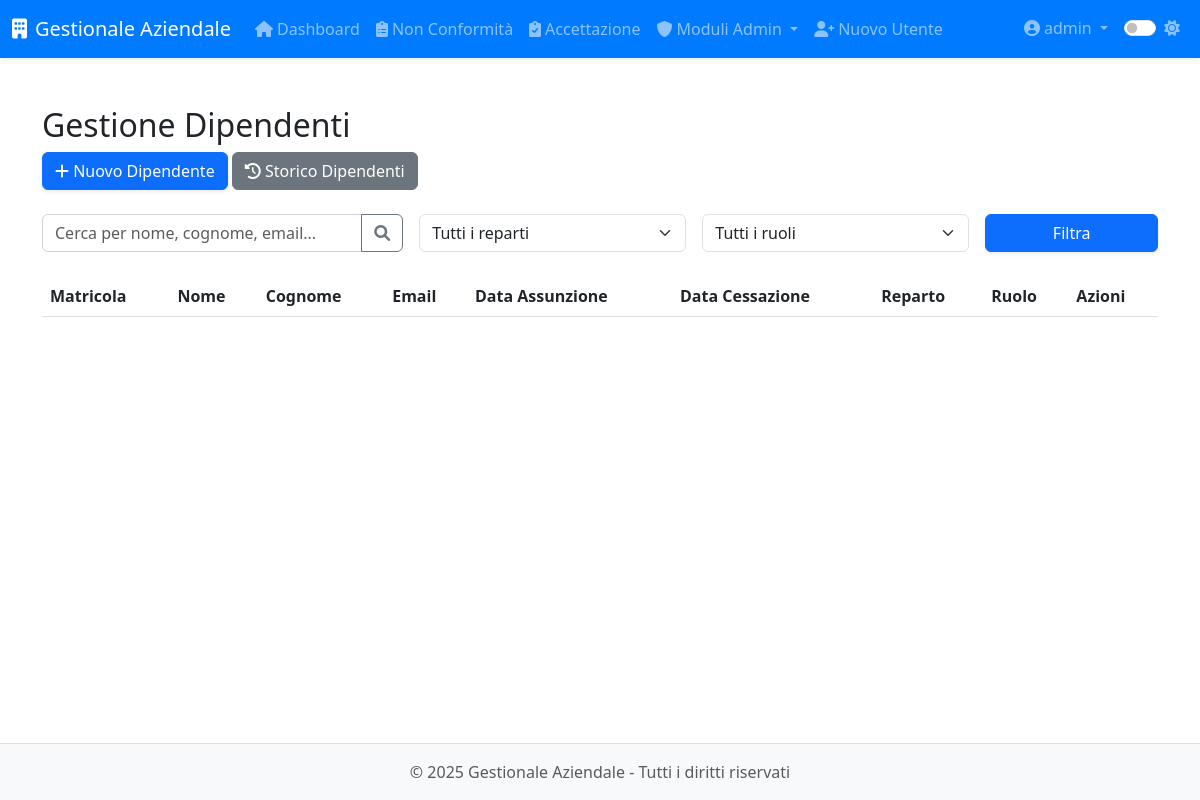
The page /modulo8/modulo8/dipendenti (signed in) on the database as committed earlier.
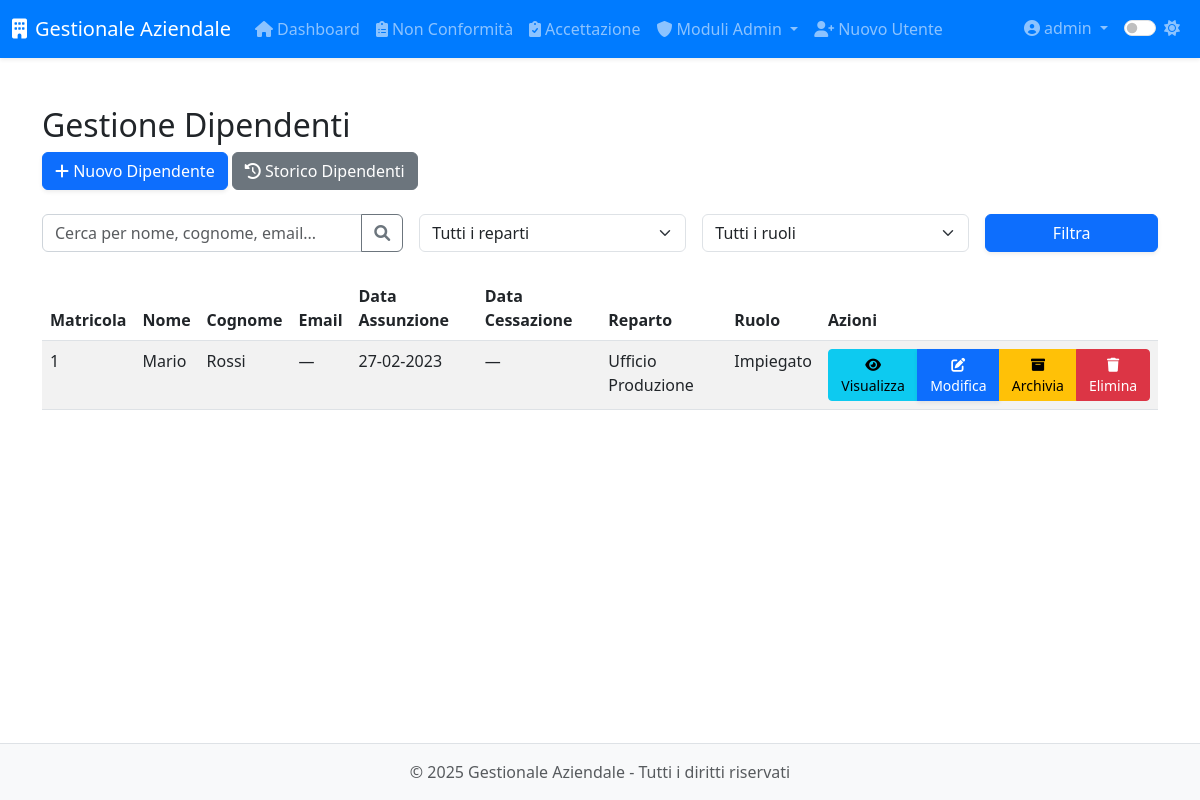
The same page on the database as committed later.
### app/models.py (models this page shows, shortened)
class User(UserMixin, db.Model):
    __tablename__ = 'users'
    id = db.Column(db.Integer, primary_key=True)
    username = db.Column(db.String(64), unique=True, nullable=False, index=True)
    email = db.Column(db.String(120))
    password_hash = db.Column(db.String(128), nullable=False)
    role = db.Column(db.String(20), default='operatore')  # 'operatore' o 'admin'
    created_at = db.Column(db.DateTime, default=datetime.utcnow)
    last_login = db.Column(db.DateTime)
    is_active = db.Column(db.Boolean, default=True)
    modulo1_entries = db.relationship('Modulo1Entry',
                               backref='author',
                               lazy='dynamic',
                               foreign_keys='Modulo1Entry.user_id')
    modulo5_entries = db.relationship('Modulo5Entry',
                               backref='author',
                               lazy='dynamic',
                               foreign_keys='Modulo5Entry.user_id')
    def is_admin(self):
        return self.role == 'admin'

class Dipendente(db.Model):
    __tablename__ = 'dipendente'
    id = db.Column(db.Integer, primary_key=True)
    nome = db.Column(db.String(100), nullable=False)
    cognome = db.Column(db.String(100), nullable=False)
    data_nascita = db.Column(db.Date, nullable=False)
    luogo_nascita = db.Column(db.String(100), nullable=False)
    provincia_nascita = db.Column(db.String(2), nullable=False)
    codice_fiscale = db.Column(db.String(16))
    email = db.Column(db.String(120))
    telefono = db.Column(db.String(20))
    matricola = db.Column(db.String(20), unique=True)
    reparto = db.Column(db.String(100))
    ruolo = db.Column(db.String(100))
    data_assunzione_somministrazione = db.Column(db.Date)
    agenzia_somministrazione = db.Column(db.String(100))
    data_assunzione_indeterminato = db.Column(db.Date)
    legge_104 = db.Column(db.Boolean, default=False)
    donatore_avis = db.Column(db.Boolean, default=False)
    indirizzo_residenza = db.Column(db.String(200))
    citta_residenza = db.Column(db.String(100))
    provincia_residenza = db.Column(db.String(2))
    cap_residenza = db.Column(db.String(5))
    data_cessazione = db.Column(db.Date)
    note = db.Column(db.Text)
    archiviato = db.Column(db.Boolean, default=False)
    created_by_id = db.Column(db.Integer, db.ForeignKey('users.id'))
    created_by = db.relationship('User', backref='dipendenti_creati')
    competenze = db.relationship('Competenza',
                               secondary='dipendente_competenza',
                               backref=db.backref('dipendenti', lazy='dynamic'))
    competenze_associate = db.relationship('DipendenteCompetenza',
                                         back_populates='dipendente',
                                         overlaps="competenze,dipendenti")
    vestiario = db.relationship('Inventory',
                              secondary='prelievi_vestiario',
                              backref='dipendenti')
    performance = db.relationship('Performance', back_populates='dipendente', cascade='all, delete-orphan')
    partecipazioni_corsi = db.relationship('PartecipazioneCorso', backref='dipendente', lazy=True)
    corsi_sicurezza = db.relationship('CorsoSicurezza', secondary='dipendente_corso_sicurezza',
                                    backref=db.backref('dipendenti', lazy=True))
    @property
    def data_cessazione_date(self):
        return self.data_cessazione.date() if self.data_cessazione else None

### app/routes/modulo8.py (the view, shortened to what this page needs)
@modulo8.route('/modulo8/dipendenti')
@login_required
@admin_required
def dipendenti():
    search = request.args.get('search', '')
    reparto = request.args.get('reparto', '')
    ruolo = request.args.get('ruolo', '')
    query = Dipendente.query.filter_by(archiviato=False)
    if reparto:
        query = query.filter(Dipendente.reparto == reparto)
    if ruolo:
        query = query.filter(Dipendente.ruolo == ruolo)
    dipendenti = query.order_by(Dipendente.nome).all()
    reparti = db.session.query(Dipendente.reparto).distinct().filter(Dipendente.reparto.isnot(None)).all()
    reparti = [r[0] for r in reparti]
    ruoli = db.session.query(Dipendente.ruolo).distinct().filter(Dipendente.ruolo.isnot(None)).all()
    ruoli = [r[0] for r in ruoli]
    now = datetime.utcnow()
    return render_template(
        'modulo8/dipendenti.html',
        dipendenti=dipendenti,
        now=now,
        reparti=reparti,
        ruoli=ruoli
    )

### app/models.py (called while the page is built)
@login_manager.user_loader
def load_user(id):
    return User.query.get(int(id))

### app/utils.py (called while the page is built)
def admin_required(f):
    @wraps(f)
    def decorated_function(*args, **kwargs):
        if not current_user.is_authenticated or not current_user.is_admin():
            abort(403)  # Accesso negato
        return f(*args, **kwargs)
    return decorated_function

### app/templates/modulo8/dipendenti.html (shortened to what this page needs)
{% extends 'base.html' %}
{% block content %}
<div class="module-view">
  <h2>Gestione Dipendenti</h2>
  <div class="mb-4">
    <a href="{{ url_for('modulo8.nuovo_dipendente') }}" class="btn btn-primary">
      <i class="fas fa-plus"></i> Nuovo Dipendente
    </a>
    <a href="{{ url_for('modulo8.storico_dipendenti') }}" class="btn btn-secondary">
      <i class="fas fa-history"></i> Storico Dipendenti
    </a>
  </div>
  <div class="search-container mb-4">
    <form action="{{ url_for('modulo8.dipendenti') }}" method="GET" class="row g-3">
      <div class="col-md-4">
        <div class="input-group">
          <input type="text" class="form-control" name="search" placeholder="Cerca per nome, cognome, email..." value="{{ request.args.get('search', '') }}">
          <button class="btn btn-outline-secondary" type="submit">
            <i class="fas fa-search"></i>
          </button>
        </div>
      </div>
      <div class="col-md-3">
        <select class="form-select" name="reparto">
          <option value="">Tutti i reparti</option>
        </select>
      </div>
      <div class="col-md-3">
        <select class="form-select" name="ruolo">
          <option value="">Tutti i ruoli</option>
        </select>
      </div>
      <div class="col-md-2">
        <button type="submit" class="btn btn-primary w-100">Filtra</button>
      </div>
    </form>
  </div>
  <table class="table table-striped">
    <thead>
      <tr>
        <th>Matricola</th>
        <th>Nome</th>
        <th>Cognome</th>
        <th>Email</th>
        <th>Data Assunzione</th>
        <th>Data Cessazione</th>
        <th>Reparto</th>
        <th>Ruolo</th>
        <th>Azioni</th>
      </tr>
    </thead>
    <tbody>
      {% for dip in dipendenti %}
      <tr>
        <td>{{ dip.matricola or '—' }}</td>
        <td>{{ dip.nome }}</td>
        <td>{{ dip.cognome }}</td>
        <td>{{ dip.email or '—' }}</td>
        <td>
          {% if dip.data_assunzione_indeterminato %}
            {{ dip.data_assunzione_indeterminato.strftime('%d-%m-%Y') }}
          {% elif dip.data_assunzione_somministrazione %}
            {{ dip.data_assunzione_somministrazione.strftime('%d-%m-%Y') }}
          {% else %}
            —
          {% endif %}
        </td>
        <td>{{ dip.data_cessazione_date.strftime('%d-%m-%Y') if dip.data_cessazione_date else '—' }}</td>
        <td>{{ dip.reparto or '—' }}</td>
        <td>{{ dip.ruolo or '—' }}</td>
        <td>
          <div class="btn-group">
            <a href="{{ url_for('modulo8.profilo_dipendente', id=dip.id) }}" class="btn btn-sm btn-info">
              <i class="fas fa-eye"></i> Visualizza
            </a>
            <a href="{{ url_for('modulo8.modifica_dipendente_step', id=dip.id) }}" class="btn btn-sm btn-primary">
              <i class="fas fa-edit"></i> Modifica
            </a>
            <button type="button" class="btn btn-sm btn-warning" data-bs-toggle="modal" data-bs-target="#archiveModal{{ dip.id }}">
              <i class="fas fa-archive"></i> Archivia
            </button>
            <button type="button" class="btn btn-sm btn-danger" data-bs-toggle="modal" data-bs-target="#deleteModal{{ dip.id }}">
              <i class="fas fa-trash"></i> Elimina
            </button>
          </div>
        </td>
      </tr>
      {% endfor %}
    </tbody>
  </table>
</div>
{% endblock %}

### app/templates/base.html (shortened to what this page needs)
<!DOCTYPE html>
<html lang="it">
<head>
    <link href="https://cdn.jsdelivr.net/npm/bootstrap@5.3.0-alpha1/dist/css/bootstrap.min.css" rel="stylesheet">
    <link rel="stylesheet" href="https://cdnjs.cloudflare.com/ajax/libs/font-awesome/6.0.0/css/all.min.css">
    <link id="theme-style" rel="stylesheet" href="{{ url_for('static', filename='css/theme-' + theme + '.css') }}">
    <link rel="stylesheet" href="{{ url_for('static', filename='css/style.css') }}">
    <link rel="stylesheet" href="{{ url_for('static', filename='css/modulo8.css') }}">
</head>
<body>
    <header class="navbar navbar-expand-lg navbar-dark bg-primary sticky-top shadow-sm">
        <div class="container-fluid">
            <a class="navbar-brand" href="{{ url_for('dashboard.index') }}">
                <i class="fas fa-building me-2"></i>{{ app_name }}
            </a>
            <div class="collapse navbar-collapse" id="navbarMain">
                {% if current_user.is_authenticated %}
                <ul class="navbar-nav me-auto">
                    <li class="nav-item">
                        <a class="nav-link" href="{{ url_for('dashboard.index') }}">
                            <i class="fas fa-home me-1"></i>Dashboard
                        </a>
                    </li>
                    <li class="nav-item">
                        <a class="nav-link" href="{{ url_for('modulo1.index') }}">
                            <i class="fas fa-clipboard-list me-1"></i>Non Conformità
                        </a>
                    </li>
                    <li class="nav-item">
                        <a class="nav-link" href="{{ url_for('modulo5.index') }}">
                            <i class="fas fa-clipboard-check me-1"></i>Accettazione
                        </a>
                    </li>
                    {% if current_user.is_admin() %}
                    <li class="nav-item dropdown">
                        <a class="nav-link dropdown-toggle" href="#" id="adminModulesDropdown" data-bs-toggle="dropdown">
                            <i class="fas fa-shield-alt me-1"></i>Moduli Admin
                        </a>
                    </li>
                    <li class="nav-item">
                        <a class="nav-link" href="{{ url_for('auth.register') }}">
                            <i class="fas fa-user-plus me-1"></i>Nuovo Utente
                        </a>
                    </li>
                    {% endif %}
                </ul>
                <ul class="navbar-nav ms-auto">
                    <li class="nav-item dropdown">
                        <a class="nav-link dropdown-toggle" href="#" id="userDropdown" data-bs-toggle="dropdown">
                            <i class="fas fa-user-circle me-1"></i>{{ current_user.username }}
                        </a>
                    </li>
                    <li class="nav-item">
                        <div class="nav-link">
                            <div class="form-check form-switch">
                                <input class="form-check-input" type="checkbox" id="darkModeToggle" {% if theme == 'dark' %}checked{% endif %}>
                                <label class="form-check-label" for="darkModeToggle">
                                    <i id="theme-icon" class="fas {% if theme == 'dark' %}fa-moon{% else %}fa-sun{% endif %}"></i>
                                </label>
                            </div>
                        </div>
                    </li>
                </ul>
                {% endif %}
            </div>
        </div>
    </header>
    <main class="container py-4">
        {% block content %}{% endblock %}
    </main>
    <footer class="footer mt-auto py-3 bg-light">
        <div class="container text-center">
            <span class="text-muted">&copy; {{ current_year }} {{ app_name }} - Tutti i diritti riservati</span>
        </div>
    </footer>
</body>
</html>

### app/static/css/theme-light.css (style rules this page uses)
:root { --primary-color: #007bff; --secondary-color: #6c757d; --bg-color: #ffffff; --text-color: #212529; --border-color: #dee2e6; --hover-bg: #f8f9fa; --card-bg: #ffffff; --card-border: #e9ecef; --input-bg: #ffffff; --input-border: #ced4da; --footer-bg: #f8f9fa; --footer-text: #6c757d; }
body { background-color: var(--bg-color); color: var(--text-color); transition: all 0.3s ease; }
.navbar-dark { background-color: var(--primary-color) !important; }
.form-control { background-color: var(--input-bg); border-color: var(--input-border); color: var(--text-color); }
.footer { background-color: var(--footer-bg) !important; color: var(--footer-text); border-top: 1px solid var(--border-color); }
.table { color: var(--text-color); }
.table-striped tbody tr:nth-of-type(odd) { background-color: rgba(0, 0, 0, 0.05); }

### app/static/css/style.css (style rules this page uses)
body { display: flex; flex-direction: column; min-height: 100vh; }
main { flex: 1; }
.btn-primary { box-shadow: 0 .125rem .25rem rgba(0,0,0,.075); }

Rows that differ between the two databases and show on the page:
added Dipendente: matricola "1", nome "Mario", cognome "Rossi", email "—", data_assunzione_indeterminato "27-02-2023", data_cessazione_date "—", reparto "Ufficio Produzione", ruolo "Impiegato"
